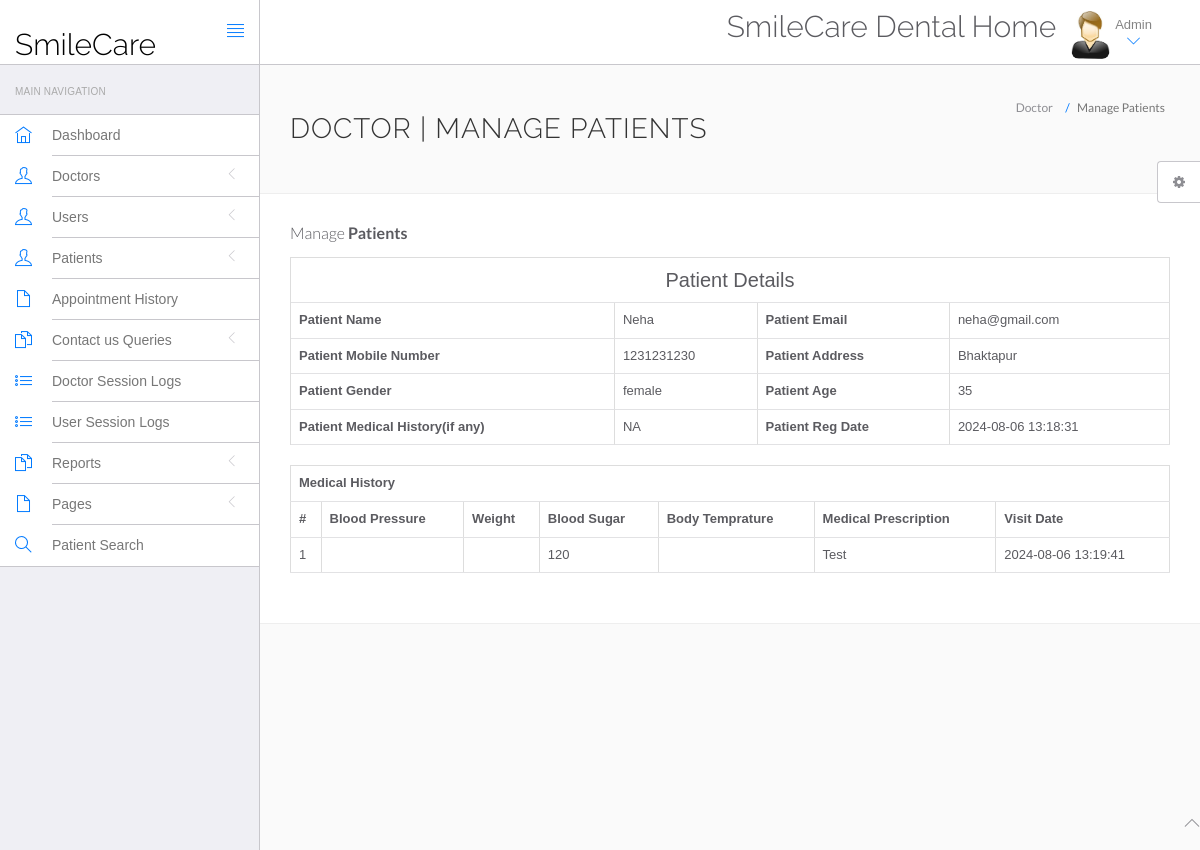
/dc/admin/view-patient.php?viewid=1 (signed in), run on the app's committed database.
### tables this page shows
CREATE TABLE `tblpatient` (
  `ID` int(10) NOT NULL,
  `Docid` int(10) DEFAULT NULL,
  `PatientName` varchar(200) DEFAULT NULL,
  `PatientContno` bigint(10) DEFAULT NULL,
  `PatientEmail` varchar(200) DEFAULT NULL,
  `PatientGender` varchar(50) DEFAULT NULL,
  `PatientAdd` mediumtext DEFAULT NULL,
  `PatientAge` int(10) DEFAULT NULL,
  `PatientMedhis` mediumtext DEFAULT NULL,
  `CreationDate` timestamp NULL DEFAULT current_timestamp(),
  `UpdationDate` timestamp NULL DEFAULT NULL ON UPDATE current_timestamp()
);

CREATE TABLE `tblmedicalhistory` (
  `ID` int(10) NOT NULL,
  `PatientID` int(10) DEFAULT NULL,
  `BloodSugar` varchar(200) NOT NULL,
  `MedicalPres` mediumtext DEFAULT NULL,
  `CreationDate` timestamp NOT NULL DEFAULT current_timestamp() ON UPDATE current_timestamp()
);

### dc/admin/view-patient.php (the view, shortened to what this page needs)
<?php
include('include/config.php');
if(strlen($_SESSION['id']==0)) {
 header('location:logout.php');
  } else{
?>
<!DOCTYPE html>
<html lang="en">
	<head>
		<link rel="stylesheet" href="vendor/bootstrap/css/bootstrap.min.css">
		<link rel="stylesheet" href="vendor/fontawesome/css/font-awesome.min.css">
		<link rel="stylesheet" href="vendor/themify-icons/themify-icons.min.css">
		<link href="vendor/animate.css/animate.min.css" rel="stylesheet" media="screen">
		<link href="vendor/perfect-scrollbar/perfect-scrollbar.min.css" rel="stylesheet" media="screen">
		<link href="vendor/switchery/switchery.min.css" rel="stylesheet" media="screen">
		<link href="vendor/bootstrap-touchspin/jquery.bootstrap-touchspin.min.css" rel="stylesheet" media="screen">
		<link href="vendor/select2/select2.min.css" rel="stylesheet" media="screen">
		<link href="vendor/bootstrap-datepicker/bootstrap-datepicker3.standalone.min.css" rel="stylesheet" media="screen">
		<link href="vendor/bootstrap-timepicker/bootstrap-timepicker.min.css" rel="stylesheet" media="screen">
		<link rel="stylesheet" href="assets/css/styles.css">
		<link rel="stylesheet" href="assets/css/plugins.css">
		<link rel="stylesheet" href="assets/css/themes/theme-1.css" id="skin_color" />
	</head>
	<body>
		<div id="app">
<?php include('include/sidebar.php');?>
<div class="app-content">
<?php include('include/header.php');?>
<div class="main-content" >
<div class="wrap-content container" id="container">
<section id="page-title">
<div class="row">
<div class="col-sm-8">
<h1 class="mainTitle">Doctor | Manage Patients</h1>
</div>
<ol class="breadcrumb">
<li>
<span>Doctor</span>
</li>
<li class="active">
<span>Manage Patients</span>
</li>
</ol>
</div>
</section>
<div class="container-fluid container-fullw bg-white">
<div class="row">
<div class="col-md-12">
<h5 class="over-title margin-bottom-15">Manage <span class="text-bold">Patients</span></h5>
<?php
                               $vid=$_GET['viewid'];
                               $ret=mysqli_query($con,"select * from tblpatient where ID='$vid'");
$cnt=1;
while ($row=mysqli_fetch_array($ret)) {
                               ?>
<table border="1" class="table table-bordered">
 <tr align="center">
<td colspan="4" style="font-size:20px;color:blue">
 Patient Details</td></tr>
    <tr>
    <th scope>Patient Name</th>
    <td><?php  echo $row['PatientName'];?></td>
    <th scope>Patient Email</th>
    <td><?php  echo $row['PatientEmail'];?></td>
  </tr>
  <tr>
    <th scope>Patient Mobile Number</th>
    <td><?php  echo $row['PatientContno'];?></td>
    <th>Patient Address</th>
    <td><?php  echo $row['PatientAdd'];?></td>
  </tr>
    <tr>
    <th>Patient Gender</th>
    <td><?php  echo $row['PatientGender'];?></td>
    <th>Patient Age</th>
    <td><?php  echo $row['PatientAge'];?></td>
  </tr>
  <tr>
    <th>Patient Medical History(if any)</th>
    <td><?php  echo $row['PatientMedhis'];?></td>
     <th>Patient Reg Date</th>
    <td><?php  echo $row['CreationDate'];?></td>
  </tr>
<?php }?>
</table>
<?php
$ret=mysqli_query($con,"select * from tblmedicalhistory  where PatientID='$vid'");
 ?>
<table id="datatable" class="table table-bordered dt-responsive nowrap" style="border-collapse: collapse; border-spacing: 0; width: 100%;">
  <tr align="center">
   <th colspan="8" >Medical History</th>
  </tr>
  <tr>
    <th>#</th>
<th>Blood Pressure</th>
<th>Weight</th>
<th>Blood Sugar</th>
<th>Body Temprature</th>
<th>Medical Prescription</th>
<th>Visit Date</th>
</tr>
<?php
while ($row=mysqli_fetch_array($ret)) {
  ?>
<tr>
  <td><?php echo $cnt;?></td>
 <td><?php  echo $row['BloodPressure'];?></td>
 <td><?php  echo $row['Weight'];?></td>
 <td><?php  echo $row['BloodSugar'];?></td>
  <td><?php  echo $row['Temperature'];?></td>
  <td><?php  echo $row['MedicalPres'];?></td>
  <td><?php  echo $row['CreationDate'];?></td>
</tr>
<?php $cnt=$cnt+1;} ?>
</table>
</div>
</div>
</div>
</div>
</div>
</div>
</div>
	<?php include('include/footer.php');?>
	<?php include('include/setting.php');?>
	</body>
</html>
<?php } ?>

### dc/admin/assets/css/themes/theme-1.css (style rules this page uses)
body { background: #FAFAFA; }

### data on the page
tblpatient: PatientName "Neha", PatientEmail "neha@gmail.com", PatientContno "1231231230", PatientAdd "Bhaktapur", PatientGender "female", PatientAge "35", PatientMedhis "NA", CreationDate "2024-08-06 13:18:31"
tblmedicalhistory: BloodSugar "120", MedicalPres "Test", CreationDate "2024-08-06 13:19:41"
